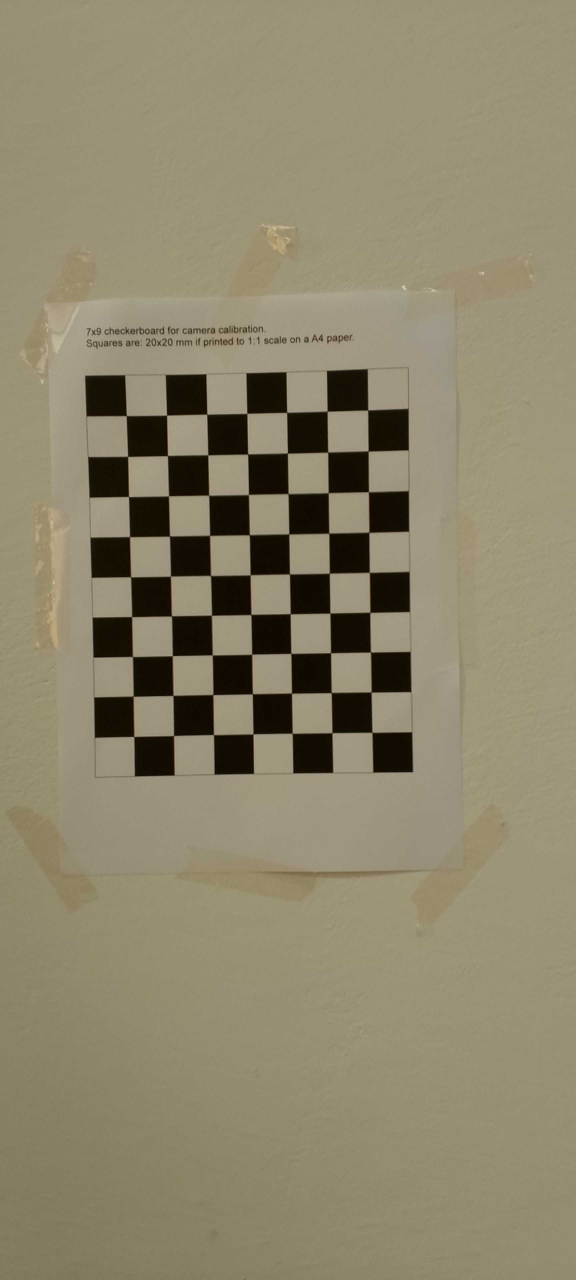
#> input picture images/IMG_20260316_101622_390.jpg, 1728 x 3840 px (shown at 1/3 size); its folder holds only this picture in this run
$ python calibrate.py
#> lines starting #> are read from the running program, lines starting #| are printed output that depends on the picture; long printed decimals are rounded

import cv2
import numpy as np
import os
import glob
import matplotlib.pyplot as plt

# Dimensions du damier : nombre de coins INTÉRIEURS (colonnes, lignes)
# Doit correspondre exactement à la grille utilisée lors de la prise de vue
nx = 7  # coins intérieurs en x (colonnes)
ny = 9  # coins intérieurs en y (lignes)
CHECKERBOARD = (nx, ny)  # tuple unique utilisé partout pour la cohérence
criteria = (cv2.TERM_CRITERIA_EPS + cv2.TERM_CRITERIA_MAX_ITER, 30, 0.001)

# Creating vector to store vectors of 3D points for each checkerboard image
objpoints = []
# Creating vector to store vectors of 2D points for each checkerboard image
imgpoints = []
error =[]

# Définition des coordonnées 3D réelles des coins du damier (plan Z=0)
# objp a exactement nx*ny points, cohérent avec findChessboardCorners
objp = np.zeros((1, CHECKERBOARD[0] * CHECKERBOARD[1], 3), np.float32)
objp[0,:,:2] = np.mgrid[0:CHECKERBOARD[0], 0:CHECKERBOARD[1]].T.reshape(-1, 2)
# Extracting path of individual image stored in a given directory
images = glob.glob('./images/*.jpg')

for fname in images:
    img = cv2.imread(fname)
#> img is the input picture: shape (3840, 1728, 3); mean B, G, R 107.8, 133.9, 141.3

    # --- AJOUT: Redimensionnement des images ---
    # Option 1: Redimensionnement proportionnel (ex: 50% de la taille d'origine)
    scale_percent = 50
    width = int(img.shape[1] * scale_percent / 100)
    height = int(img.shape[0] * scale_percent / 100)
    dim = (width, height)
    # L'interpolation cv2.INTER_AREA est recommandée pour réduire la taille
    img = cv2.resize(img, dim, interpolation=cv2.INTER_AREA)
#> img: shape (1920, 864, 3)

    print(img.shape)
#| (1920, 864, 3)
    print(img.size)
#| 4976640
    width2= width/2
    height2= height/2
    print(width2)
#| 432.0
    print(height2)
#| 960.0

    # Option 2: Redimensionnement par taille fixe (décommenter pour l'utiliser)
    # img = cv2.resize(img, (800, 600), interpolation=cv2.INTER_AREA)
    # -------------------------------------------

    gray = cv2.cvtColor(img, cv2.COLOR_BGR2GRAY)
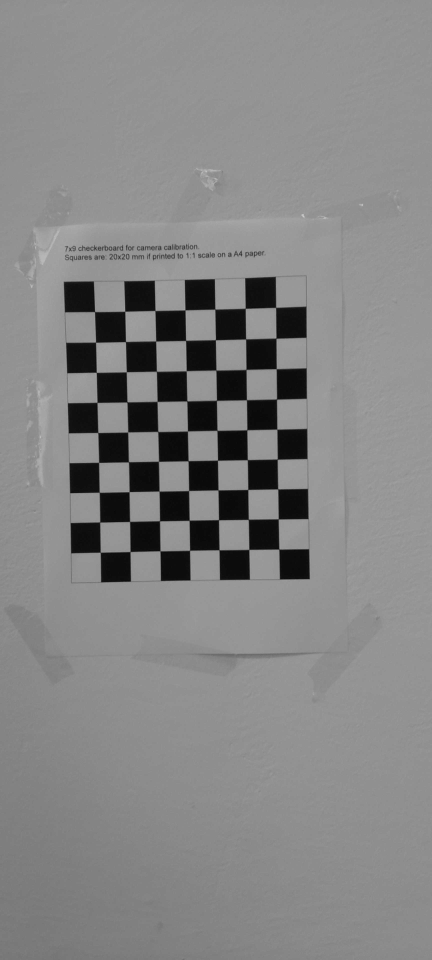
#> gray: shape (1920, 864) (shown at 1/2 size); min 2, max 205, mean 133.3

    # Find the chess board corners
    ret, corners = cv2.findChessboardCorners(gray, (nx, ny), None)
#> ret = True; corners = 63 rows, first 8: [189.6, 623.7], [250.2, 622.9], [310.4, 621.5], [370.4, 620.2], [430.3, 618.5], [491, 616.9], [551.6, 615.2], [191.6, 684.7]

    if ret == True:
        objpoints.append(objp)
        # refining pixel coordinates for given 2d points
        corners2 = cv2.cornerSubPix(gray, corners, (11,11), (-1,-1), criteria)
#> corners2 = 63 rows, first 8: [189.6, 623.6], [250.1, 622.9], [310.4, 621.5], [370.5, 620.3], [430.3, 618.7], [490.9, 617], [551.7, 615.2], [191.6, 684.8]
        imgpoints.append(corners2)

        # Draw and display the corners
        # CHECKERBOARD = (nx, ny) : maintenant cohérent avec findChessboardCorners
        img = cv2.drawChessboardCorners(img, CHECKERBOARD, corners2, ret)
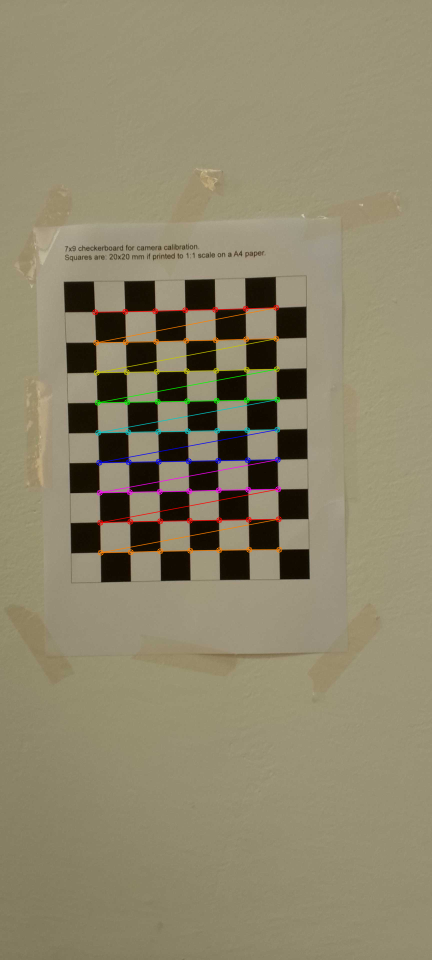
#> img: shape (1920, 864, 3) (shown at 1/2 size); mean B, G, R 108, 134.2, 141.8

    # --- MODIFICATION: Affichage avec Matplotlib ---
    # OpenCV utilise le format BGR, Matplotlib attend du RGB
    img_rgb = cv2.cvtColor(img, cv2.COLOR_BGR2RGB)

    plt.figure(figsize=(10, 8)) # Contrôle de la taille de la fenêtre d'affichage
    plt.imshow(img_rgb)
    plt.title(f"Image: {os.path.basename(fname)}")
    plt.axis('off') # Masquer les axes pour un affichage propre
    plt.show(block=True)
    # -----------------------------------------------

# Attention: cv2.destroyAllWindows() supprimé car nous n'utilisons plus cv2.imshow

h, w = img.shape[:2]

"""
Performing camera calibration by passing the value of known 3D points (objpoints)
and corresponding pixel coordinates of the detected corners (imgpoints)
"""
ret, mtx, dist, rvecs, tvecs = cv2.calibrateCamera(objpoints, imgpoints, gray.shape[::-1], None, None)
#> ret = 0.212; mtx = [[1808.9, 0, 436.8], [0, 1818.4, 988.9], [0, 0, 1]]; dist = [[0.872, -14.03, 0.0259, 0.0044, 108.7]]; rvecs = ([0.0495, 0.0344, -0.0171],); tvecs = ([-4.11, -6.07, 30.39],)

print("Camera matrix : \n", mtx)
#| Camera matrix :
#|  [[1.80894797e+03 0.00000000e+00 4.36769406e+02]
#|  [0.00000000e+00 1.81843097e+03 9.88900722e+02]
#|  [0.00000000e+00 0.00000000e+00 1.00000000e+00]]
print("dist : \n", dist)
#| dist :
#|  [[ 8.72460930e-01 -1.40329662e+01  2.59187834e-02  4.40229660e-03
#|    1.08675338e+02]]
print("rvecs : \n", rvecs)
#| rvecs :
#|  (array([[ 0.04948],
#|        [ 0.03438],
#|        [-0.01706]]),)
print("tvecs : \n", tvecs)
#| tvecs :
#|  (array([[-4.105 ],
#|        [-6.070],
#|        [30.391]]),)

# Save parameters into numpy file
if not os.path.exists("./camera_params_2"):
    os.makedirs("./camera_params_2")
np.save("./camera_params_2/ret", ret)
np.save("./camera_params_2/mtx", mtx)
np.save("./camera_params_2/dist", dist)
np.save("./camera_params_2/rvecs", rvecs)
np.save("./camera_params_2/tvecs", tvecs)

tot_error = 0
for i in range(len(objpoints)):
    reprojected_points, _ = cv2.projectPoints(objpoints[i], rvecs[i], tvecs[i], mtx, dist)
    reprojected_points = reprojected_points.reshape(-1,2)
#> this loop made 1 pass

i=0
for j in range(5):
    error.append(np.sum(np.abs(imgpoints[i][j]-reprojected_points[j]), axis=0))
#> after the loop, error = [[0.107, 0.0608], [0.0603, 0.242], [0.226, 0.0366], [0.136, 0.151], [0.309, 0.012]]

if len(error) >= 3:
    print(error[0])
#| [0.1066 0.06079]
    print(error[1])
#| [0.06027 0.2418]
    print(error[2])
#| [0.226  0.03662]

$ run again, on images/IMG_20260316_101648_140.jpg
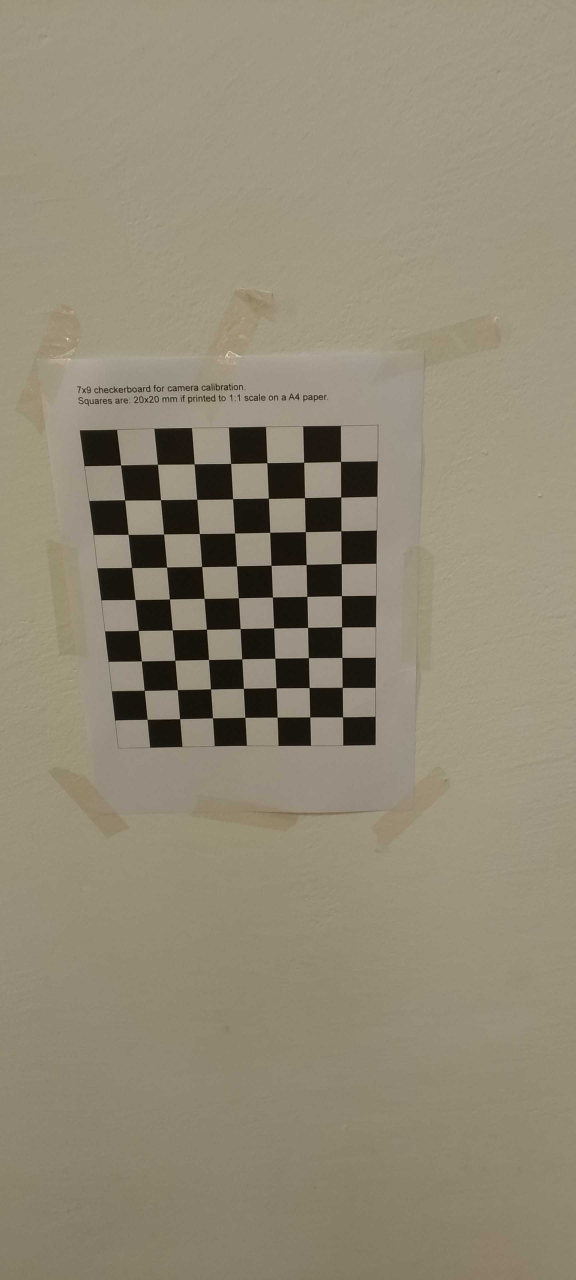
#> input picture images/IMG_20260316_101648_140.jpg, 1728 x 3840 px (shown at 1/3 size)
#> img is the input picture: shape (3840, 1728, 3); mean B, G, R 117.9, 137.5, 145.5
#| (1920, 864, 3)
#| 4976640
#| 432.0
#| 960.0
#> `gray = cv2.cvtColor(img, cv2.COLOR_BGR2GRAY)`:
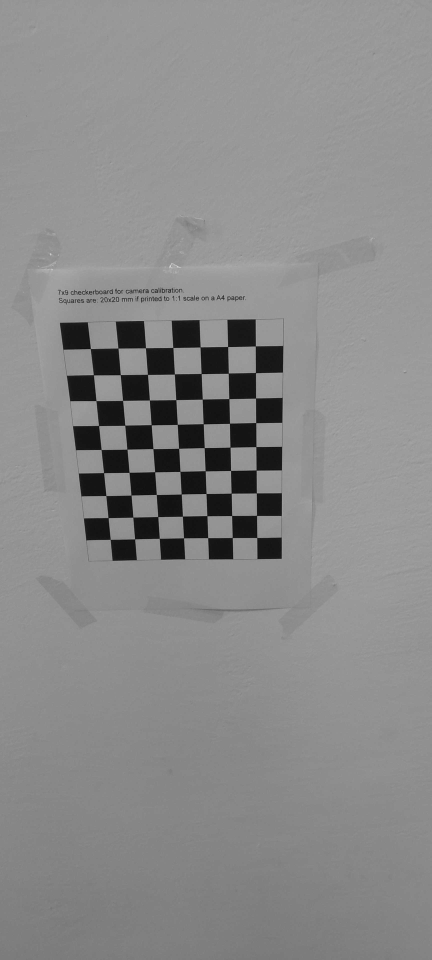
#> gray: shape (1920, 864) (shown at 1/2 size); min 5, max 227, mean 137.8
#> `ret, corners = cv2.findChessboardCorners(gray, (nx, ny), None)`: ret = True; corners = 63 rows, first 8: [181.3, 697.6], [236.3, 696.5], [291.4, 696.2], [346.1, 695.3], [400.7, 694.4], [455.8, 693.5], [511, 692.4], [187.2, 750.1]
#> corners2 = 63 rows, first 8: [181.2, 697.6], [236.4, 696.6], [291.4, 696.2], [346.2, 695.4], [400.6, 694.4], [455.8, 693.5], [511.1, 692.4], [187.2, 750.1]
#> `img = cv2.drawChessboardCorners(img, CHECKERBOARD, corners2, ret)`:
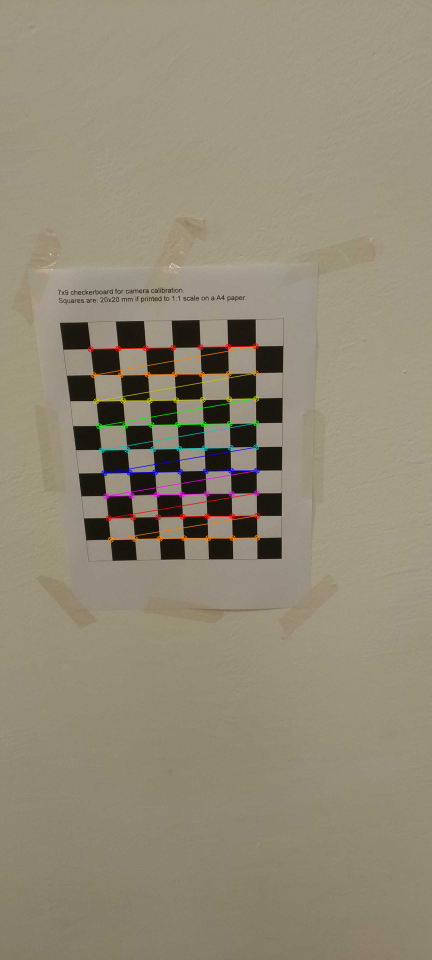
#> img: shape (1920, 864, 3) (shown at 1/2 size); mean B, G, R 118, 137.7, 146.1
#> `ret, mtx, dist, rvecs, tvecs = cv2.calibrateCamera(objpoints, imgpoint..`: ret = 0.542; mtx = [[2472.9, 0, 435.7], [0, 2602.1, 986.7], [0, 0, 1]]; dist = [[0.2, 100.1, -0.0241, 0.0191, -2927.4]]; rvecs = ([0.559, 0.0274, -0.0259],); tvecs = ([-4.65, -4.99, 46.1],)
#| Camera matrix :
#|  [[2.47288895e+03 0.00000000e+00 4.35712067e+02]
#|  [0.00000000e+00 2.60213479e+03 9.86695462e+02]
#|  [0.00000000e+00 0.00000000e+00 1.00000000e+00]]
#| dist :
#|  [[ 1.99509808e-01  1.00146164e+02 -2.41067021e-02  1.90583436e-02
#|   -2.92743796e+03]]
#| rvecs :
#|  (array([[ 0.5592],
#|        [ 0.02741],
#|        [-0.02594]]),)
#| tvecs :
#|  (array([[-4.647],
#|        [-4.992],
#|        [46.105]]),)
#> the loop `for i in range(len(objpoints)):` made 1 pass
#> after the loop `for j in range(5):`: error = [[0.565, 0.52], [0.206, 0.0738], [0.0564, 0.107], [0.0768, 0.281], [0.129, 0.24]]
#| [0.5647 0.5203]
#| [0.206 0.07379 ]
#| [0.05637 0.1069]

$ run again, on images/IMG_20260316_101735_516.jpg
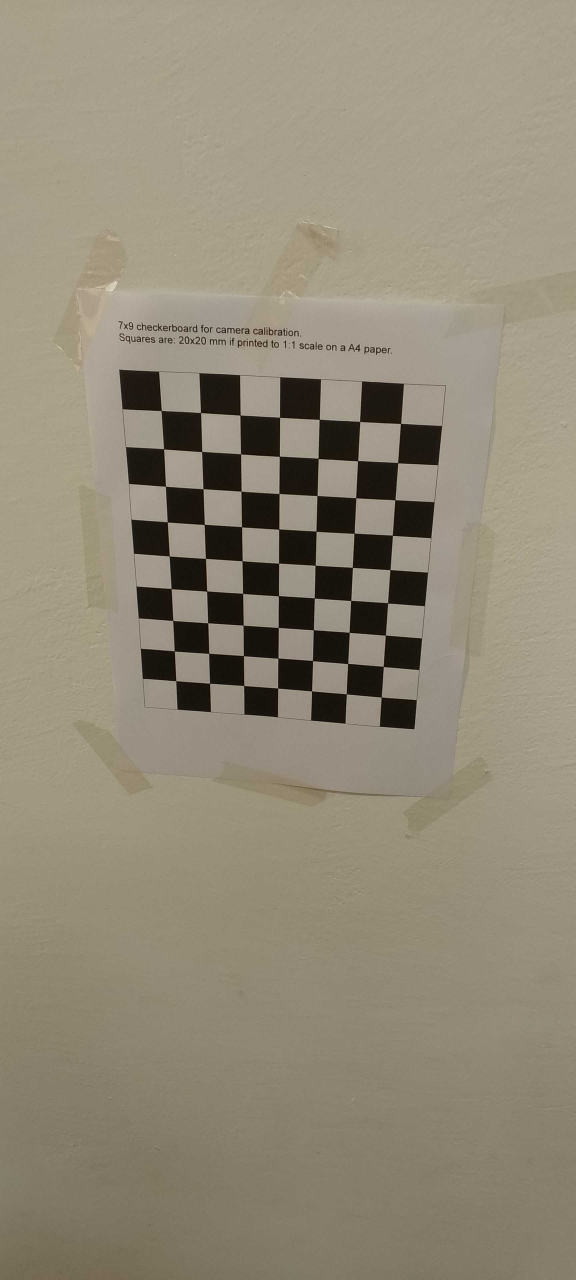
#> input picture images/IMG_20260316_101735_516.jpg, 1728 x 3840 px (shown at 1/3 size)
#> img is the input picture: shape (3840, 1728, 3); mean B, G, R 119.9, 138.2, 146.2
#| (1920, 864, 3)
#| 4976640
#| 432.0
#| 960.0
#> `gray = cv2.cvtColor(img, cv2.COLOR_BGR2GRAY)`:
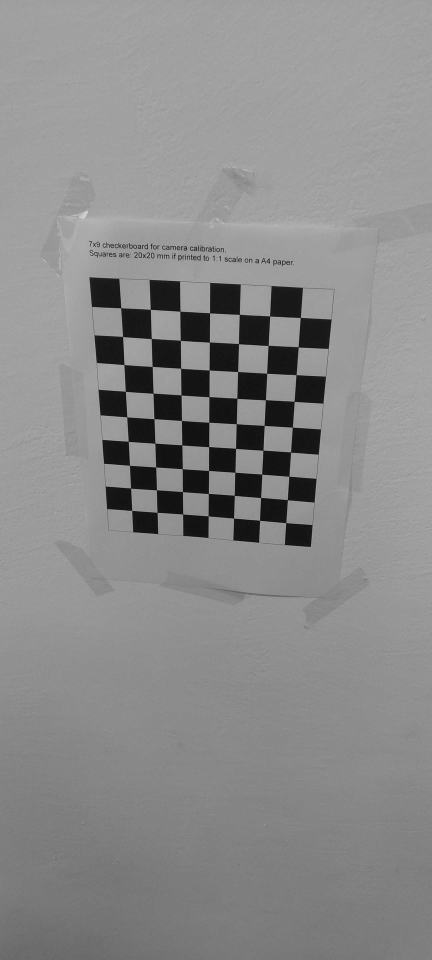
#> gray: shape (1920, 864) (shown at 1/2 size); min 2, max 220, mean 138.6
#> `ret, corners = cv2.findChessboardCorners(gray, (nx, ny), None)`: ret = True; corners = 63 rows, first 8: [242, 616.1], [301, 619], [360.3, 622.8], [419.6, 626.1], [479.1, 629.1], [539.8, 632.4], [601.1, 635.3], [245.5, 673.4]
#> corners2 = 63 rows, first 8: [242, 616.1], [301.1, 619.1], [360.3, 622.8], [419.6, 626.2], [479.1, 629.1], [539.7, 632.4], [601.1, 635.4], [245.6, 673.5]
#> `img = cv2.drawChessboardCorners(img, CHECKERBOARD, corners2, ret)`:
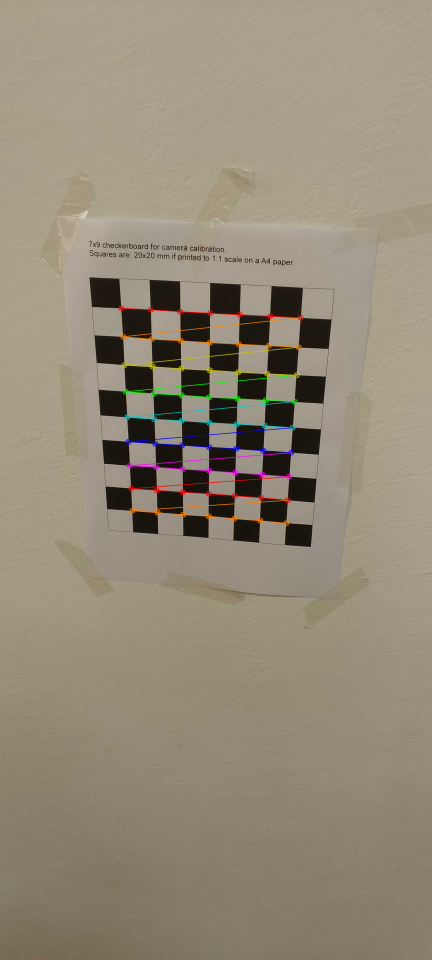
#> img: shape (1920, 864, 3) (shown at 1/2 size); mean B, G, R 120.1, 138.5, 146.8
#> `ret, mtx, dist, rvecs, tvecs = cv2.calibrateCamera(objpoints, imgpoint..`: ret = 0.38; mtx = [[1775.5, 0, 383.8], [0, 1979.8, 922.1], [0, 0, 1]]; dist = [[1.02, -17.33, 0.0259, -0.00677, 149.7]]; rvecs = ([0.65, 0.103, 0.0301],); tvecs = ([-2.38, -4.63, 30.15],)
#| Camera matrix :
#|  [[1.77550941e+03 0.00000000e+00 3.83768478e+02]
#|  [0.00000000e+00 1.97982962e+03 9.22052749e+02]
#|  [0.00000000e+00 0.00000000e+00 1.00000000e+00]]
#| dist :
#|  [[ 1.01951696e+00 -1.73270354e+01  2.58840804e-02 -6.76526849e-03
#|    1.49669527e+02]]
#| rvecs :
#|  (array([[0.6499],
#|        [0.1032],
#|        [0.03005]]),)
#| tvecs :
#|  (array([[-2.379],
#|        [-4.629],
#|        [30.153]]),)
#> the loop `for i in range(len(objpoints)):` made 1 pass
#> after the loop `for j in range(5):`: error = [[0.332, 0.141], [0.224, 0.489], [0.148, 0.201], [0.0605, 0.111], [0.457, 0.27]]
#| [0.3322 0.1411]
#| [0.2235 0.489]
#| [0.1485 0.201]

$ run again, on images/IMG_20260316_101743_815.jpg
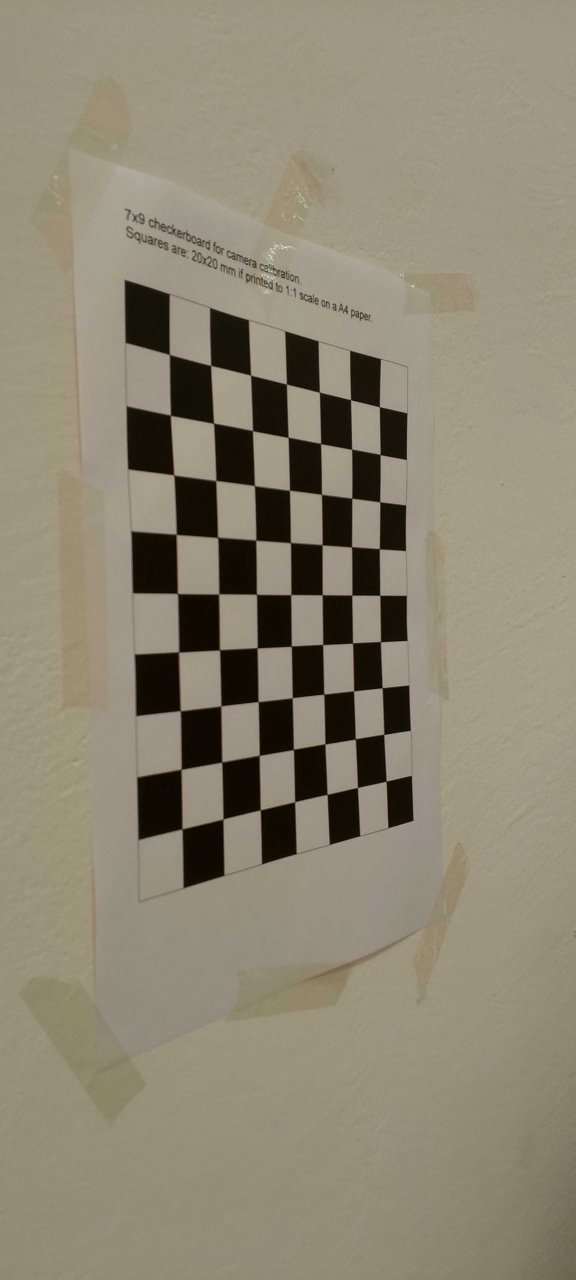
#> input picture images/IMG_20260316_101743_815.jpg, 1728 x 3840 px (shown at 1/3 size)
#> img is the input picture: shape (3840, 1728, 3); mean B, G, R 114.9, 133.9, 142
#| (1920, 864, 3)
#| 4976640
#| 432.0
#| 960.0
#> `gray = cv2.cvtColor(img, cv2.COLOR_BGR2GRAY)`:
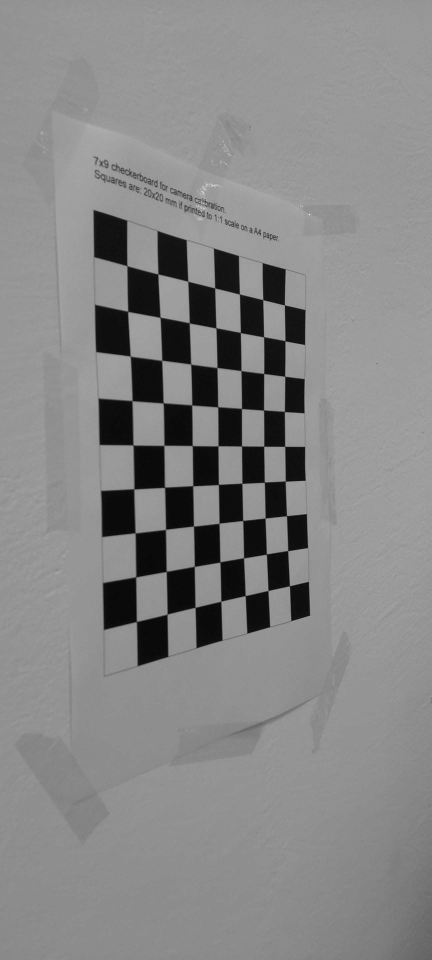
#> gray: shape (1920, 864) (shown at 1/2 size); min 3, max 239, mean 134.3
#> `ret, corners = cv2.findChessboardCorners(gray, (nx, ny), None)`: ret = True; corners = 63 rows, first 8: [254.3, 531.7], [316.3, 548], [376, 562.6], [429.8, 576.2], [479.2, 588.3], [525.9, 599.7], [569.2, 610.3], [256.1, 622.9]
#> corners2 = 63 rows, first 8: [254.3, 531.9], [316.3, 548.3], [376.1, 562.8], [429.8, 576.4], [479.3, 588.5], [526.1, 599.8], [569.3, 610.4], [255.9, 623]
#> `img = cv2.drawChessboardCorners(img, CHECKERBOARD, corners2, ret)`:
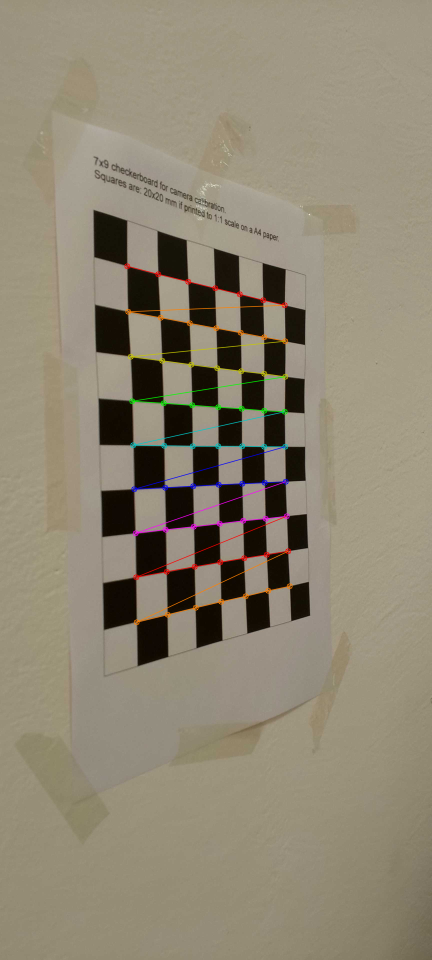
#> img: shape (1920, 864, 3) (shown at 1/2 size); mean B, G, R 115.1, 134.2, 142.6
#> `ret, mtx, dist, rvecs, tvecs = cv2.calibrateCamera(objpoints, imgpoint..`: ret = 0.941; mtx = [[662.5, 0, 394.2], [0, 891, 998.6], [0, 0, 1]]; dist = [[0.198, -0.382, 0.0235, -0.00305, 0.281]]; rvecs = ([0.048, -0.464, -0.04],); tvecs = ([-2.06, -5.23, 9.93],)
#| Camera matrix :
#|  [[662.480   0.         394.161]
#|  [  0.         891.009 998.570]
#|  [  0.           0.           1.        ]]
#| dist :
#|  [[ 0.1978 -0.3815  0.02353 -0.003052  0.2806]]
#| rvecs :
#|  (array([[ 0.04797],
#|        [-0.4637 ],
#|        [-0.03998]]),)
#| tvecs :
#|  (array([[-2.062],
#|        [-5.227],
#|        [ 9.934]]),)
#> the loop `for i in range(len(objpoints)):` made 1 pass
#> after the loop `for j in range(5):`: error = [[0.37, 0.0244], [2.17, 0.58], [0.65, 0.359], [0.466, 0.398], [0.446, 0.106]]
#| [0.3701 0.02435]
#| [2.171  0.5798]
#| [0.6504 0.3585 ]
